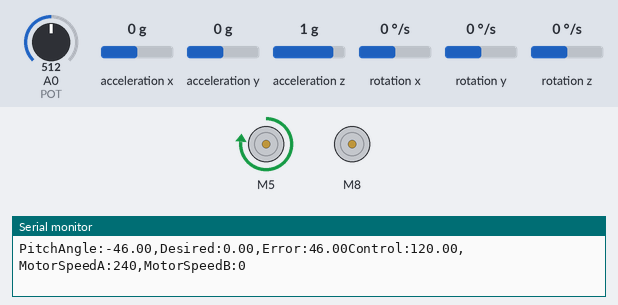
Recording of a sketch running on a simulated Arduino Uno, built with avr-gcc and run on an emulated ATmega328P. Parts: 2 × DC motor (green arrow = forward, orange = backward, longer = faster), the last lines printed to the serial monitor. The inputs (shaded band) are chosen by the test bench; at power-on: A0 (POT) = 512, acceleration y 0 g, acceleration x 0 g, acceleration z 1 g, rotation x 0 °/s, rotation y 0 °/s, rotation z 0 °/s.

Above: at 0.8 s.
0.9 s: A0 (POT) set to 255
At 1.02 s:
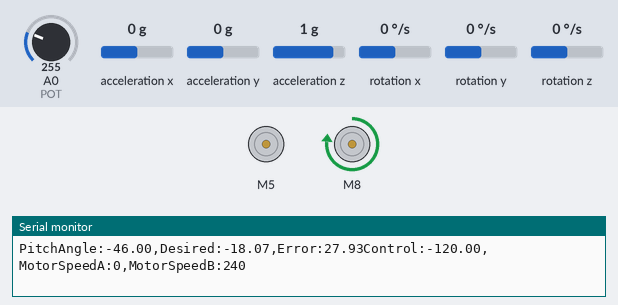
2.7 s: acceleration y set to -1.4 g
At 3.4 s:
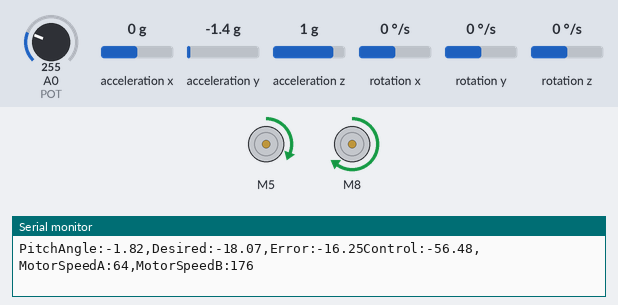
4.5 s: acceleration x set to -0.8 g
At 6.0 s:
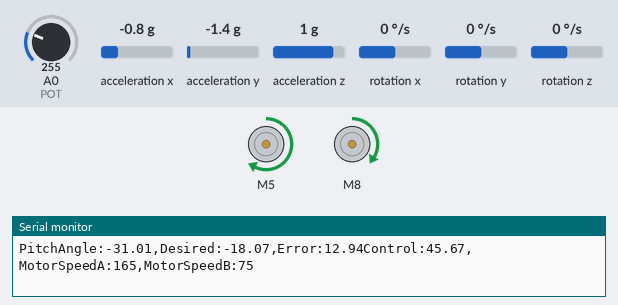
6.3 s: A0 (POT) set to 275
At 7.0 s:
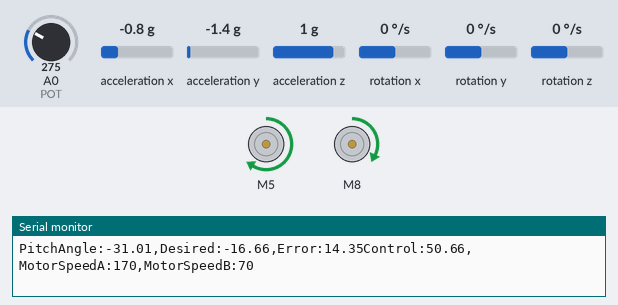
8.2 s: A0 (POT) set to 30
At 9.1 s:
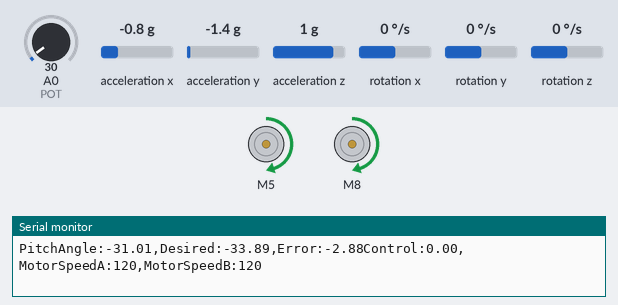
9.9 s: acceleration x set to 0 g
At 12.3 s:
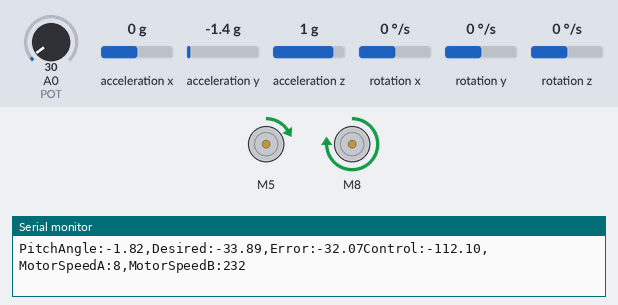
Timing chart, 0 to 13.8 s (numbered marks = the images above; inputs shaded):
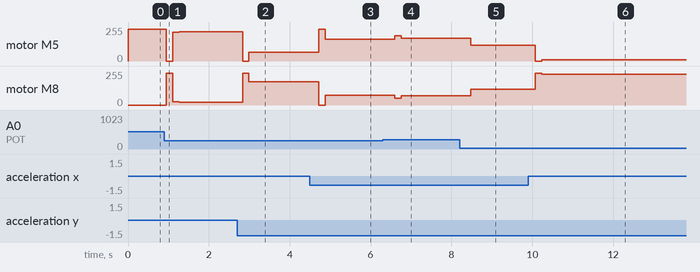

Measured:
- after the input at 0.9 s, motor M5: forward 240/255 → stopped after 0.05 s, → forward 217/255 0.16 s later, → forward 218/255 0.16 s later; motor M8: stopped → forward 240/255 after 0.05 s, → forward 23/255 0.16 s later, → forward 22/255 0.16 s later
- after the input at 2.7 s, motor M5: forward 218/255 → stopped after 0.13 s, → forward 64/255 0.16 s later; motor M8: forward 22/255 → forward 240/255 after 0.13 s, → forward 176/255 0.16 s later
- after the input at 4.5 s, motor M5: forward 64/255 → forward 240/255 after 0.22 s, → forward 165/255 0.16 s later; motor M8: forward 176/255 → stopped after 0.22 s, → forward 75/255 0.16 s later
- after the input at 6.3 s, motor M5: forward 165/255 → forward 188/255 after 0.30 s, → forward 170/255 0.16 s later; motor M8: forward 75/255 → forward 52/255 after 0.30 s, → forward 70/255 0.16 s later
- after the input at 8.2 s, motor M5: forward 170/255 → forward 120/255 after 0.28 s; motor M8: forward 70/255 → forward 120/255 after 0.28 s
- after the input at 9.9 s, motor M5: forward 120/255 → stopped after 0.17 s, → forward 9/255 0.16 s later, → forward 8/255 1.4 s later; motor M8: forward 120/255 → forward 240/255 after 0.17 s, → forward 231/255 0.16 s later, → forward 232/255 1.4 s later

The sketch:

AngleAddedControl_Controls_Project.ino
```cpp
/* ---------------------------------------------------------------
                    Libraries and Definitions
 ------------------------------------------------------------------- */

// Library Inclusions
#include "MPU6050.h"              // Accelerometer/Gyroscope
#include <L298NX2.h>              // Motor Driver (Two Motors)
#include <Arduino_FreeRTOS.h>     // FreeRTOS
#include <task.h>
#include <queue.h>

// Define Potentiometer Pin
#define POT A0

// Define L298N Pins
#define EN_A 3
#define IN1_A 5
#define IN2_A 6

#define EN_B 7
#define IN1_B 8
#define IN2_B 9

// Define Global Variables for Gyro Values
int16_t ax, ay, az;
int16_t gx, gy, gz;
float accAngle[2];
float gyrAngle[2];
int minVal=265;
int maxVal=402;
float rad_to_deg = 180/3.141592654;

// Define Global Variables for Motor Values
int speedA;     // Range from 0-255
int speedB;     // Range from 0-255

// Define Global Variables for Controller Values
long prevT, currT;
float deltaT;
float kp, kd, ki;
int desired;
float current, desiredDeg;
float e, e1, ie, u;
int uPWM;

// MPU6050
MPU6050 accelgyro;

// L298N
L298NX2 motors(EN_A, IN1_A, IN2_A, EN_B, IN1_B, IN2_B);

// Define Queue Handlers
QueueHandle_t InputQueue;         // Handles User Input
QueueHandle_t AngleQueue;         // Handles Pitch Angle
QueueHandle_t SpeedQueue;         // Handles Motor Speed

/* ---------------------------------------------------------------
                            Main
 ------------------------------------------------------------------- */

void setup() {
  // Initialize Serial
  Serial.begin(38400);
  while (!Serial) {}

  // Initialize Data Queues
  InputQueue = xQueueCreate(1, sizeof(int));
  AngleQueue = xQueueCreate(1, sizeof(float));
  SpeedQueue = xQueueCreate(1, sizeof(int));

  // Set Variable Values
  deltaT = 0;
  currT = 0;
  prevT = 0;
  current = 0;
  desired = 512;
  desiredDeg = 0;
  e = 0;
  e1 = 0;
  u = 0;
  kp = 3.5;
  ki = 0.005;
  kd = 2;

  // Initialize MPU6050
  accelgyro.initialize();

  // Initialize L298N
  motors.setSpeedA(127);
  motors.setSpeedB(127);

  // FreeRTOS Tasks Setup
  xTaskCreate(                // User Input Task
    InputTask,                // Function
    "Input Task",             // Task Label
    256,                      // Stack Size
    NULL,                     // Pointer to Structure Data
    2,                        // Priority
    NULL);        // Pointer to Task Handle

  xTaskCreate(                // MPU6050 Task
    GyroTask,                 // Function
    "MPU6050 Task",           // Task Label
    256,                      // Stack Size
    NULL,                     // Pointer to Structure Data
    2,                        // Priority
    NULL);                    // Pointer to Task Handle

  xTaskCreate(                // L298N Task
    MotorTask,                // Function
    "Motor Task",             // Task Label
    256,                      // Stack Size
    NULL,                     // Pointer to Structure Data
    2,                        // Priority
    NULL);                    // Pointer to Task Handle

  xTaskCreate(                // Control Task
    ControlTask,              // Function
    "Control Task",           // Task Label
    1024,                     // Stack Size
    NULL,                     // Pointer to Structure Data
    2,                        // Priority
    NULL);                    // Pointer to Task Handle

  // Start FreeRTOS
  vTaskStartScheduler();

  Serial.println("IF THIS PRINTS SOMETHING WENT WRONG!");
}

void loop() {
  // Empty Loop - FreeRTOS will run tasks
}

/* ---------------------------------------------------------------
                        FreeRTOS Tasks
 ------------------------------------------------------------------- */

void InputTask(void* parameter) {         // Read User Input for Control
  (void) parameter;
  int userInput;

  while(true) {
    // Read input from Potentiometer
    userInput = analogRead(POT);

    // Queue User Input and Delay
    xQueueSend(InputQueue, &userInput, portMAX_DELAY);
    vTaskDelay(10);
  }
}

void GyroTask(void *parameter) {          // Sense and Process Pitch Angle
  (void) parameter;
  float pitchAngle;
  double x, y, z;
  int xAng, yAng, zAng;

  while (true) {
    // Read Acceleration and Rotation
    accelgyro.getAcceleration(&ax, &ay, &az);
    accelgyro.getRotation(&gx, &gy, &gz);

    xAng = map(ax,minVal,maxVal,-90,90);    // Finds x acceleration
    yAng = map(ay,minVal,maxVal,-90,90);    // Finds y acceleration
    zAng = map(az,minVal,maxVal,-90,90);    // Finds z acceleration

    x = RAD_TO_DEG*(atan2(-yAng,-zAng)+PI);         // Finds y-z angle
    y = RAD_TO_DEG*(atan2(-xAng,-zAng)+PI);         // Finds x-z angle
    z = (RAD_TO_DEG*(atan2(-yAng,-xAng)+PI))-271;   // Finds x-y angle

    // Queue Pitch Angle and Delay (x-y angle)
    xQueueSend(AngleQueue, &z, portMAX_DELAY);
    vTaskDelay(10);
  }
}

void MotorTask(void *parameter) {         // Send Controlled PID Signal to motors
  (void) parameter;
  int receivedSpeed;

  while (true) {
    // Recieve Controlled Speed
    xQueueReceive(SpeedQueue, &receivedSpeed, portMAX_DELAY);
    uPWM = receivedSpeed;

    /* PROCESS CONTROLLED SPEED TO FIND TWO MOTOR SPEEDS */
    speedA = 120 + uPWM;
    speedB = 120 - uPWM;

    // Adjust Motor Speeds to Remove System Error
    motors.setSpeedA(speedA);
    motors.setSpeedB(speedB);
    motors.forward();

    // Delay
    vTaskDelay(10);
  }
}

void ControlTask(void *parameter) {       // Process Data and Determine Necessary Controls
  (void) parameter;
  int receivedInput;
  float receivedAngle;
  int motorSpeed;

  while (true) {
    // Recieve User Input and Pitch Angle
    xQueueReceive(InputQueue, &receivedInput, portMAX_DELAY);
    xQueueReceive(AngleQueue, &receivedAngle, portMAX_DELAY);

    // Find User's Desired Angle in Degrees
    desired = receivedInput;
    desiredDeg = 36*(((float)desired - 512)/512);

    // Find Current Angle
    current = receivedAngle;

    // Time Difference
    currT = micros();
    deltaT = ((float) (currT - prevT))/( 1.0e6 );
    prevT = currT;

    // Find System Error (In Degrees)
    e = desiredDeg - current;
    ie += e*deltaT;

    // Determine Control Signal
    u = kp*e + ki*ie + (kd/deltaT)*(e-e1);

    // If Error is Small, Control is Not Needed
    if(abs(e) < 3) {
      u = 0;
    }

    // Constrain Control For Motor Signal
    u = constrain(u, -120, 120);
    motorSpeed = (int)u;
    e1 = e;

    // Open Loop Control *Uncomment for open loop*
    // motorSpeed = 0;

    /* POLLING FOR DEBUG*/
    Serial.print("PitchAngle:");
    Serial.print(current);
    Serial.print(",");
    Serial.print("Desired:");
    Serial.print(desiredDeg);
    Serial.print(",");
    Serial.print("Error:");
    Serial.print(e);
    Serial.print("Control:");
    Serial.print(u);
    Serial.print(",");
    Serial.print("MotorSpeedA:");
    int A = 120 + motorSpeed;
    Serial.print(A);
    Serial.print(",");
    Serial.print("MotorSpeedB:");
    int B = 120 - motorSpeed;
    Serial.println(B);

    // Queue Motor Speed and Delay
    xQueueSend(SpeedQueue, &motorSpeed, portMAX_DELAY);
    vTaskDelay(10);
  }
}
```
